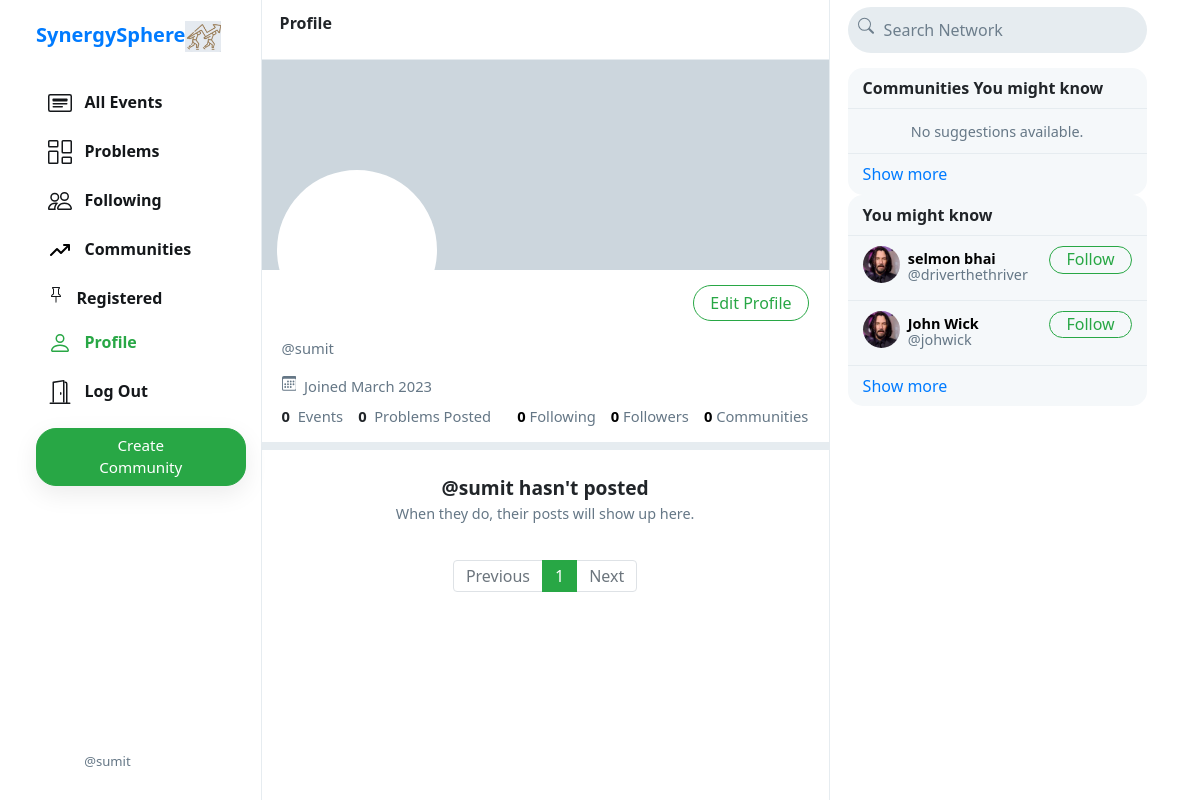
Page /sumit/events (signed in) on the committed database.
### sphere/models.py (models this page shows, shortened)
class User(AbstractUser):
    profile_pic = models.ImageField(upload_to='profile_pic/',default = 'defaults/no_pic.png')
    bio = models.TextField(max_length=160, blank=True, null=True,default='hey, this is my synergy profile')
    cover = models.ImageField(upload_to='user_covers/', blank=True,default = 'defaults/default-user-cover.png')
    phone = models.CharField(max_length=15, blank=True, null=True)
    created_at = models.DateTimeField(blank=True, null=True, default = timezone.now)  # Field renamed to remove unsuitable characters.
    updated_at = models.DateTimeField(blank=True, null=True,  default = timezone.now)
    city = models.CharField(max_length=50, blank=True, null=True)
    is_reported = models.IntegerField(blank=True, null=True,default=False)
    is_block = models.IntegerField(blank=True, null=True, default = False)
    def __str__(self):
        return self.username

### sphere/views.py (the view)
# urls.py: path("<str:username>/events", views.profile_events, name="profileevents"),
def profile_events(request, username):
    user = User.objects.get(username=username)
    all_posts = Events.objects.filter(created_by_user=user).order_by('-created_at')
    all_problems = Problems.objects.filter(created_by=user).order_by('-created_at')
    created_orgs = Orgs.objects.filter(org_member=user).all()
    paginator = Paginator(all_posts, 10)
    page_number = request.GET.get('page')
    if page_number == None:
        page_number = 1
    posts = paginator.get_page(page_number)
    followings = []
    suggestions = []
    c_suggestions = []
    follower = False
    if request.user.is_authenticated:
        followings = Follower.objects.filter(followers=request.user).values_list('user', flat=True)
        suggestions = User.objects.exclude(pk__in=followings).exclude(username=request.user.username).order_by("?")[:6]
        followings_c = Orgs.objects.filter(org_member=request.user).values_list('org_member', flat=True)
        c_suggestions = Orgs.objects.exclude(pk__in=followings_c).exclude(created_by=request.user.id).order_by("?")[:6]
        if request.user in Follower.objects.get(user=user).followers.all():
            follower = True
    following_count = Orgs.objects.filter(org_member=user).count()
    return render(request, 'sphere/profile.html', {
        "username": user,
        "posts": posts,
        "orgs_count":created_orgs.count(),
        "problem_count":all_problems.count(),
        "posts_count": all_posts.count(),
        "suggestions": suggestions,
        "c_suggestions":c_suggestions,
        "page": "profile",
        "is_follower": follower,
        "following_count": following_count
    })

### sphere/templates/sphere/profile.html (shortened to what this page needs)
{% extends 'sphere/index.html' %}
{% load static %}
{% block profile %}
    <div class="profile-view" data-user="{{username.username}}">
        <div class="cover-image" style="background-image: url(media/user_covers/john-towner-JgOeRuGD_Y4-unsplash.jpg)"></div>
        <div class="profile-image" style="background-image: url(/media/{{username.profile_pic}})"></div>
        <div class="profile-details">
            <div>
                {% if user.username == username.username %}
                <button class="btn btn-outline-success float-right" id="edit-profile-btn">Edit Profile</button>
                {% elif is_follower %}
                <button class="btn btn-success float-right"
                    onclick="unfollow_user(this,'{{username.username}}','edit_page')"
                    id="following-btn">Following</button>
                {% else %}
                <button class="btn btn-outline-success float-right"
                    onclick="follow_user(this,'{{username.username}}','edit_page')" id="follow-btn">Follow</button>
                {% endif %}
            </div>
            <div class="details-data">
                <div class="grey">@{{username.username}}</div>
                <div class="grey" style="padding: 8px 0px;">
                    &nbsp;Joined {{username.date_joined | date:"F Y"}}
                </div>
                <div>
                    <strong>
                        {{posts_count}}
                    </strong>
                    &nbsp;<span class="grey">Events</span>
                    <strong>
                        {{problem_count}}
                    </strong>
                    &nbsp;<span class="grey">Problems Posted</span>
                    <a href="{% url 'followinglist' user.username %}">
                        <strong id="following__count">{{following_count | default:0}}</strong>&nbsp;<span
                            class="grey">Following</span>
                    </a>
                    <a href="{% url 'followerlist' user.username %}">
                        <strong id="follower__count">{{follower_count | default:0}}</strong>&nbsp;<span
                            class="grey">Followers</span>
                    </a>
                    <a href="{% url 'communitylist' user.username %}">
                        <strong id="community__count">{{orgs_count | default:0}}</strong>&nbsp;<span
                            class="grey">Communities</span>
                    </a>
                </div>
            </div>
        </div>
    </div>
    <div class="space"></div>
    {% endblock %}
    {% block emptyprofile %}
        <center>
            <br>
            <strong style="font-size: 1.2em;">@{{username}} hasn't posted</strong>
            <div class="grey" style="font-size: .9em;">When they do, their posts will show up here.</div>
        </center>
    {% endblock %}

### sphere/templates/sphere/layout.html (shortened to what this page needs)
{% load static %}
<!DOCTYPE html>
<html lang="en">
    <head>
        <link rel="stylesheet" href="https://stackpath.bootstrapcdn.com/bootstrap/4.4.1/css/bootstrap.min.css">
        <link href="{% static 'sphere/styles.css' %}" rel="stylesheet">
    </head>
    <body>
        <div class="body" data-page="{{page}}">
            <div class="sidenav">
                <a href="{% url 'index' %}" class="navbar-brand">
                <b>SynergySphere</b><img src="{% static 'sphere/Images/logo.png' %}" height="31px">
                </a>
                <div style="height: 100%;">
                    <div>
                        <div>
                            <ul>
                                <li class="nav-item" id="all_events">
                                    <a href="{% url 'index' %}" class="nav-link">
                                        <div>
                                            &nbsp;&nbsp;All Events
                                        </div>
                                    </a>
                                </li>
                                    <li class="nav-item" id="all_problems">
                                        <a href="{% url 'problems' %}" class="nav-link">
                                            <div>
                                                &nbsp;&nbsp;Problems
                                            </div>
                                        </a>
                                    </li>
                                {% if user.is_authenticated %}
                                <li class="nav-item" id="following">
                                    <a href="{% url 'following' %}" class="nav-link">
                                        <div>
                                            &nbsp;&nbsp;Following
                                        </div>
                                    </a>
                                </li>
                                <li class="nav-item" id="following">
                                    <a href="{% url 'communitylist' user.username %}" class="nav-link">
                                        <div>
                                            &nbsp;&nbsp;Communities
                                        </div>
                                    </a>
                                </li>
                                <li class="nav-item" id="saved">
                                    <a href="{% url 'saved' %}" class="nav-link">
                                        <div>
                                            &nbsp;&nbsp;Registered
                                        </div>
                                    </a>
                                </li>
                                <li class="nav-item" id="profile">
                                    <a href="{% url 'profileevents' user.username %}" class="nav-link">
                                        <div>
                                            &nbsp;&nbsp;Profile
                                        </div>
                                    </a>
                                </li>
                                <li class="nav-item" id="logout">
                                    <a href="{% url 'logout' %}" class="nav-link">
                                        <div>
                                            &nbsp;&nbsp;Log Out
                                        </div>
                                    </a>
                                </li>
                                {% endif %}
                            </ul>
                        </div>
                        {% if user.is_authenticated %}
                            <button id="popup-btn" class="btn btn-success new-post-btn" onclick="createpost()">Create Community</button>
                        {% endif %}
                    </div>
                    <div style="position: absolute; bottom: 10px;">
                        {% if user.is_authenticated %}
                            <li class="nav-item sidenav-user">
                                <a href="{% url 'profileevents' user.username %}" class="nav-link">
                                    <div class="user_account">
                                        <div class="small-profilepic" style="float: left; background-image: url(/media/{{user.profile_pic}})"></div>
                                        <div style="height: 2.7vw; margin: auto;">
                                            <div class="grey" style="margin-top: 4px;">@{{ user.username }}</div>
                                        </div>
                                    </div>
                                </a>
                            </li>
                        {% endif %}
                    </div>
                </div>
            </div>
            {% block body %}
            {% endblock %}
            <div class="right-div">
                <nav class="head">
                    <form action="#">
                        <div class="search-div">
                            <div>
                            </div>
                            <input type="text" name="query" id="search-box" placeholder="Search Network">
                        </div>
                    </form>
                </nav>
                <div class='right-div-content'>
                    <div class="space" style="background-color: white;"></div>
                    {% if user.is_authenticated %}
                    <div class="suggestion-box">
                        <div class="suggestion-header">
                            Communities You might know
                        </div>
                        {% for suggestion in c_suggestions %}
                            <div class="suggestion-user">
                                <div>
                                    <a href="{% url 'org_profile' suggestion.org_name %}">
                                        <div class="small-profilepic" style="background-image: url(/media/{{suggestion.profile_pic}})"></div>
                                    </a>
                                </div>
                                <div class="user-details">
                                    <a href="{% url 'org_profile' suggestion.org_name %}">
                                        <div id="user-name">
                                            <strong>
                                                {{suggestion.org_name}}
                                            </strong>
                                        </div>
                                        <div class="grey">@{{suggestion.org_name}}</div>
                                    </a>
                                </div>
                                <div>
                                    <button class="btn btn-outline-success" type="button" onclick="follow_user(this,'{{suggestion.username}}','suggestion')">Follow</button>
                                </div>
                            </div>
                        {% empty %}
                                <div style="text-align: center; border-bottom: .5px solid #e6ecf0; padding: 10px 15px;">
                                    <span class="grey" style="font-size: .9em;">No suggestions available.</span>
                                </div>
                        {% endfor %}
                        <div class="suggestion-footer">
                            <a href="#">Show more</a>
                        </div>
                    </div>
                    <div class="suggestion-box">
                            <div class="suggestion-header">
                                You might know
                            </div>
                            {% for suggestion in suggestions %}
                                <div class="suggestion-user">
                                    <div>
                                        <a href="{% url 'profileevents' suggestion.username %}">
                                            <div class="small-profilepic" style="background-image: url(/media/{{suggestion.profile_pic}})"></div>
                                        </a>
                                    </div>
                                    <div class="user-details">
                                        <a href="{% url 'profileevents' suggestion.username %}">
                                            <div id="user-name">
                                                <strong>
                                                    {{suggestion.first_name}} {{suggestion.last_name}}
                                                </strong>
                                            </div>
                                            <div class="grey">@{{suggestion.username}}</div>
                                        </a>
                                    </div>
                                    <div>
                                        <button class="btn btn-outline-success" type="button" onclick="follow_user(this,'{{suggestion.username}}','suggestion')">Follow</button>
                                    </div>
                                </div>
                            {% empty %}
                                    <div style="text-align: center; border-bottom: .5px solid #e6ecf0; padding: 10px 15px;">
                                        <span class="grey" style="font-size: .9em;">No suggestions available.</span>
                                    </div>
                            {% endfor %}
                            <div class="suggestion-footer">
                                <a href="#">Show more</a>
                            </div>
                        </div>
                    {% endif %}
                </div>
            </div>
        </div>
    </body>
</html>

### rows in the picture
User: username "sumit", date_joined "March 2023"
User: profile_pic (picture), first_name "selmon", last_name "bhai", username "driverthethriver"
User: profile_pic (picture), first_name "John", last_name "Wick", username "johwick"

### other values in the picture
{{ posts_count }} "0"
{{ problem_count }} "0"
{{ following_count | default:0 }} "0"
{{ follower_count | default:0 }} "0"
{{ orgs_count | default:0 }} "0"
{{ each }} "1"
